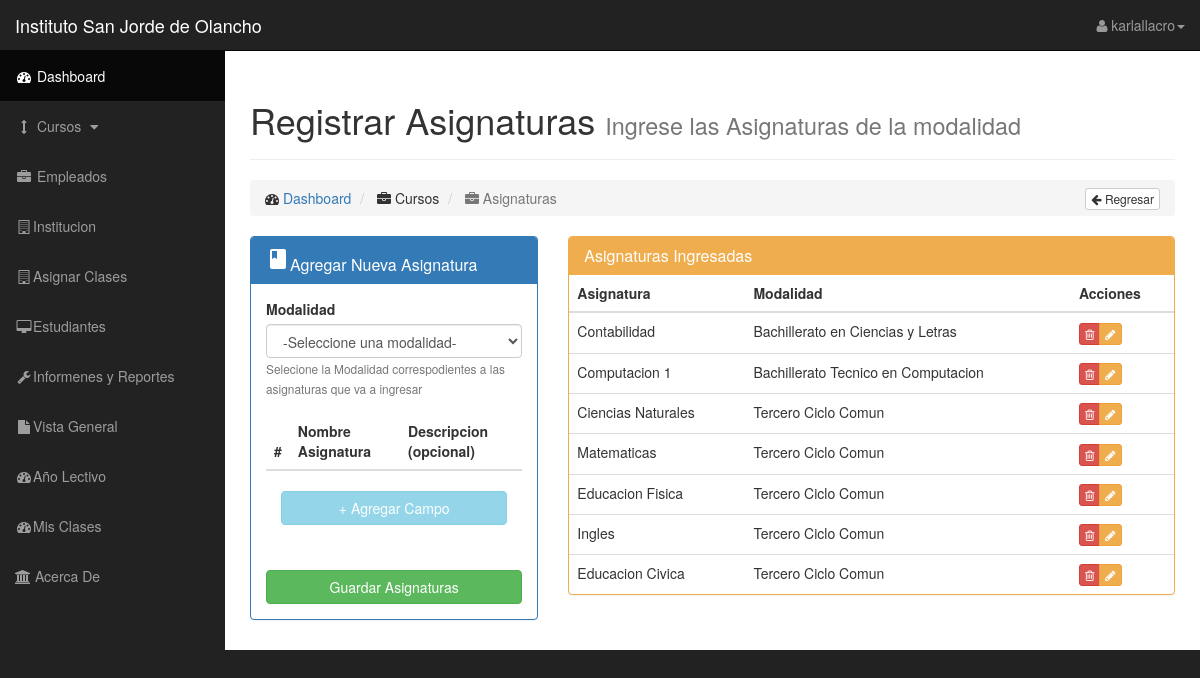
The page /insertarAsignatura.php (signed in) on the database as committed earlier.
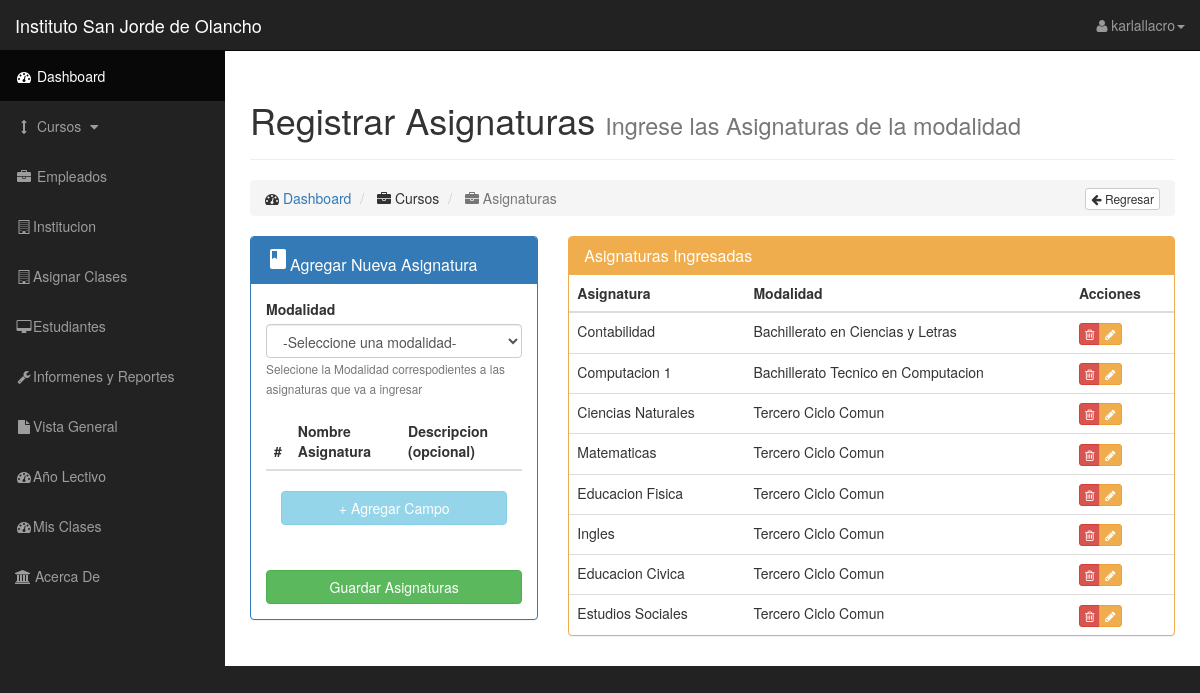
The same page on the database as committed later.
### tables this page shows
CREATE TABLE `asignaturas` (
  `idAsignatura` int(11) NOT NULL,
  `nombreAsignatura` varchar(50) NOT NULL,
  `descripcion` varchar(50) NOT NULL,
  `idModalidad` int(11) NOT NULL
);

CREATE TABLE `modalidades` (
  `idModalidad` int(11) NOT NULL,
  `nombreModalidad` varchar(50) NOT NULL,
  `jornada` text NOT NULL,
  `parciales` int(11) NOT NULL
);

### class/conexionbd.php (called while the page is built, shortened)
<?php
class conexionBD{
	public function __construct(){
        $this->bd= new mysqli(HOST,USER,PASS,BD);
	}
}
 ?>

### class/funciones.php (called while the page is built, shortened)
<?php
require_once "conexionbd.php";
class funcionesBD extends conexionBD{
	public function obtenerAsignaturas(){
		$sql="SELECT idAsignatura,nombreAsignatura,nombreModalidad FROM asignaturas
						INNER JOIN modalidades
						ON asignaturas.idModalidad = modalidades.idModalidad
						ORDER BY nombreModalidad";
		$resp = $this->bd->query($sql);
		if ($resp->num_rows == 0) {
			return "No hay datos para mostrar";
		}else {
			return $resp;
		}
	}
}
 ?>

### insertarAsignatura.php (the view, shortened to what this page needs)
<?php
include 'class/funciones.php';
if (isset($_SESSION["ses_id"])) {
  $obj=new funcionesBD();
}else{
  echo '<script>
  alert("Tienes que loguearte");
  window.location= "index.php";
  </script>';
};
if($_SESSION['nivelAcceso'] == 3){
  $asignaturas = $obj->obtenerAsignaturas();
?>
<?php include_once('layouts/header.php'); ?>
<form method="post" action="">
  <div class="row">
      <div class="col-lg-12">
        <div class="page-header">
          <h1>Registrar Asignaturas <small>Ingrese las Asignaturas de la modalidad</small> </h1>
        </div>
          <ol class="breadcrumb">
              <li>
                  <i class="fa fa-dashboard"></i>  <a href="index.php">Dashboard</a>
              </li>
              <li>
                  <i class="fa fa-briefcase" aria-hidden="true"></i> Cursos
              </li>
              <li class="active">
                  <i class="fa fa-briefcase" aria-hidden="true"></i> Asignaturas
              </li>
              <a href="index.php" class="btn btn-default btn-xs pull-right"><i class="fa fa-arrow-left" aria-hidden="true"></i> Regresar </a>
          </ol>
      </div>
  </div>
   <div class="row">
    <div class="col-md-4">
      <div class="panel panel-primary">
        <div class="panel-heading">
          <h2 class="panel-title"><i class="material-icons">class</i>Agregar Nueva Asignatura</h2>
        </div>
          <div class="panel-body">
            <div class="row">
              <div class="col-md-12">
                <label for="">Modalidad</label>
                <select class="form-control" name="selectModalidad" id="selectModalidad" onchange="onChangeSelect()">
                  <option value="" selected disabled>-Seleccione una modalidad-</option>
                </select>
                <small class="text-muted">Selecione la Modalidad correspodientes a las asignaturas que va a ingresar</small>
              </div>
            </div>
          <div class="panel-body">
            <div class="row">
              <table class="table">
                <thead>
                  <tr>
                    <th>#</th>
                    <th>Nombre Asignatura</th>
                    <th>Descripcion (opcional)</th>
                  </tr>
                </thead>
              </table>
            </div>
            <div class="row">
              <div class="col-md-12">
                <button type="button" class="btn btn-info btn-block" name="button" id='agregarCampo' disabled> + Agregar Campo </button>
              </div>
            </div>
          </div>
          </div>
          <div class="panel-body">
            <div class="row">
              <div class="col-md-12">
                <button type="submit" name="guardar" class="btn btn-success btn-block">Guardar Asignaturas</button>
              </div>
            </div>
          </div>
          </div>
        </div>
        <div class="col-md-8">
          <div class="panel panel-yellow">
            <div class="panel-heading">
              <h1 class="panel-title">Asignaturas Ingresadas</h1>
            </div>
            <table class="table">
              <thead>
                <tr>
                  <th>Asignatura</th>
                  <th>Modalidad</th>
                  <th>Acciones</th>
                </tr>
              </thead>
              <tbody>
                <?php
                if ($asignaturas == "No hay datos para mostrar") {
                  echo "$asignaturas";
                }else{
                while ($row = mysqli_fetch_assoc($asignaturas)) { ?>
                  <tr>
                    <td><?php echo $row['nombreAsignatura'] ?></td>
                    <td><?php echo $row['nombreModalidad'] ?></td>
                    <td>
                      <div class="btn-group btn-group-xs">
                        <button type="button" class="btn btn-danger" title="Eliminar Asignatura" name="button"><i class="fa fa-trash-o" aria-hidden="true"></i></button>
                        <button type="button" class="btn btn-warning" title="Editar Asignatura" name="button"><i class="fa fa-pencil" aria-hidden="true"></i></button>
                      </div>
                    </td>
                  </tr>
                <?php } } ?>
              </tbody>
            </table>
          </div>
        </div>
      </div>
    </div>
    </div>
  <?php
}
else{
   echo '<script>
  alert("No Tienes acceso a esta pagina");
   window.location= "home.php";
  </script>';
}
  include_once('layouts/footer.php'); ?>

Rows that differ between the two databases and show on the page:
added asignaturas: nombreAsignatura "Estudios Sociales", idModalidad.nombreModalidad "Tercero Ciclo Comun"
